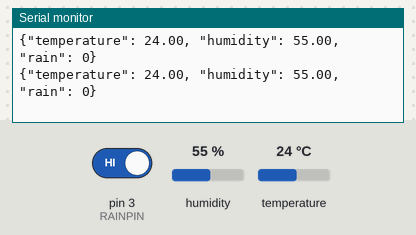
The sketch below on a simulated Arduino Uno, built with avr-gcc and run on an emulated ATmega328P. On the bench: the last lines printed to the serial monitor. Inputs (shaded band) come from the test bench; at power-on: humidity 55 %, pin 3 (RAINPIN) HIGH, temperature 24 °C.

Above: at 9.8 s.
9.9 s: humidity set to 22 %
At 17.0 s:
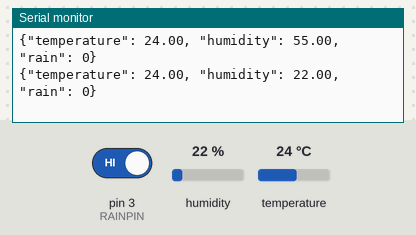
17.9 s: pin 3 (RAINPIN) driven LOW
At 24.4 s:
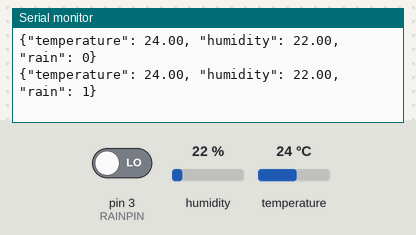
25.9 s: temperature set to 12 °C
At 30.7 s:
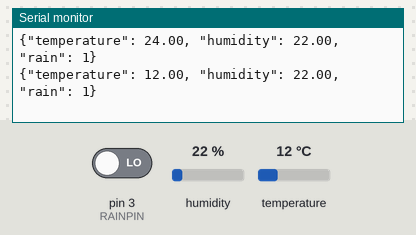
33.9 s: pin 3 (RAINPIN) driven HIGH
At 38.1 s:
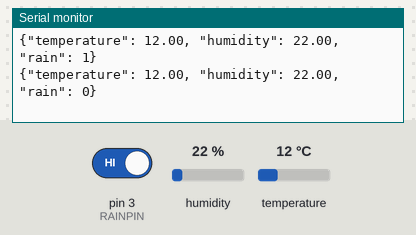
41.9 s: humidity set to 40 %
At 45.5 s:
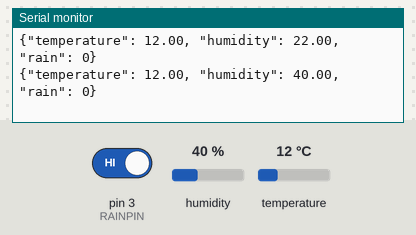
Timing chart, 0 to 47.0 s (numbered marks = the images above; inputs shaded):
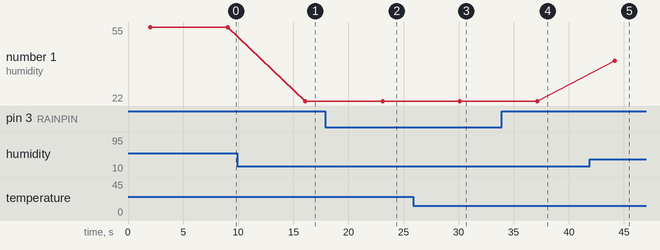

The sketch:

arduino_code.ino
```cpp
#include <DHT.h>

#define DHTPIN 2       // DHT11 data pin
#define DHTTYPE DHT11  // DHT11 sensor
#define RAINPIN 3      // Rain sensor digital pin

DHT dht(DHTPIN, DHTTYPE);

void setup() {
  Serial.begin(9600);
  dht.begin();
  pinMode(RAINPIN, INPUT);
}

void loop() {
  delay(2000);  // Delay between readings

  float temperature = dht.readTemperature();
  float humidity = dht.readHumidity();
  int rainDigital = digitalRead(RAINPIN); // LOW = rain detected
  int rain = (rainDigital == LOW) ? 1 : 0;

  if (isnan(temperature) || isnan(humidity)) {
    return; // Skip if error
  }

  // Send ONLY JSON (no emojis, no text)
  String jsonData = "{";
  jsonData += "\"temperature\": " + String(temperature, 2) + ", ";
  jsonData += "\"humidity\": " + String(humidity, 2) + ", ";
  jsonData += "\"rain\": " + String(rain);
  jsonData += "}";

  Serial.println(jsonData);
  delay(5000); // Wait before next reading
}
```

Measured:
- after the input at 9.9 s, the serial monitor: prints a new line after 6.2 s (image 1)
- after the input at 17.9 s, the serial monitor: prints a new line after 5.2 s (image 2)
- after the input at 25.9 s, the serial monitor: prints a new line after 4.2 s (image 3)
- after the input at 33.9 s, the serial monitor: prints a new line after 3.2 s (image 4)
- after the input at 41.9 s, the serial monitor: prints a new line after 2.3 s (image 5)
- plotted number 1: 55 → 22 after the input at 9.9 s, 22 → 40 after the input at 41.9 s
